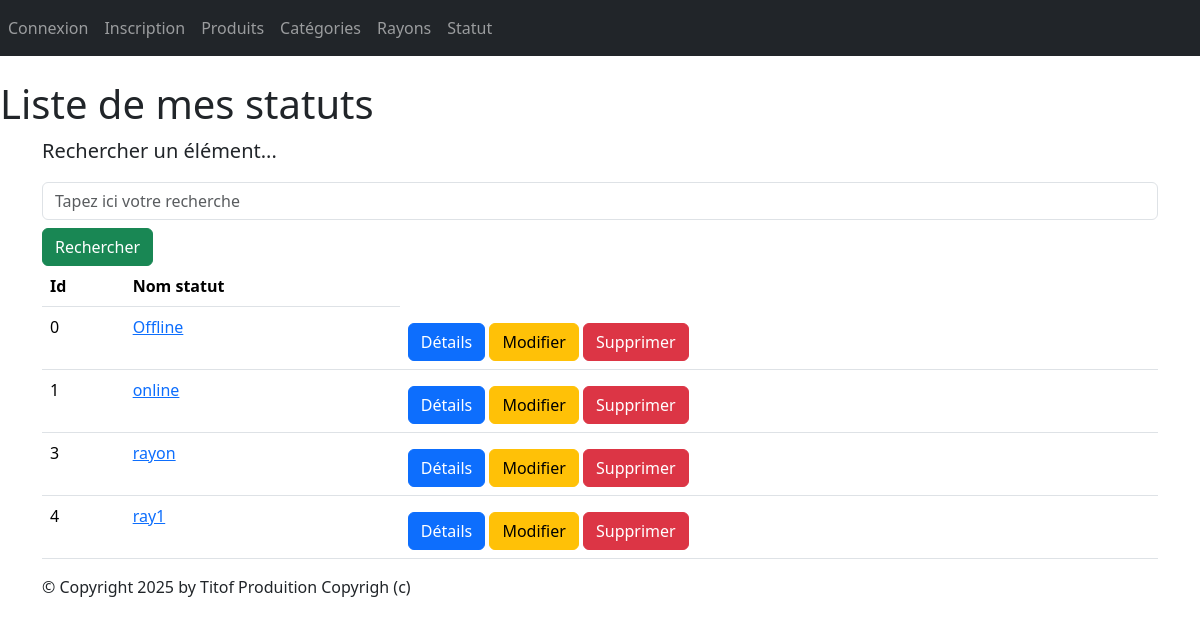
The app's page /monApp/Statuts/ with its own data.
### monApp/models.py (models this page shows, shortened)
class Statut(models.Model):
    idStatut=models.AutoField(primary_key=True)
    libelleStatut=models.CharField(max_length=200)

### monApp/views.py (the view)
# urls.py: path("Statuts/" ,views.StatutListView.as_view(), name="lst_stt"),
class StatutListView(ListView):
    model = Statut
    template_name = "monApp/list_Statut.html"
    context_object_name = "stt"
    def get_context_data(self, **kwargs):
        context = super(StatutListView, self).get_context_data(**kwargs)
        context['titremenu'] = "Liste de mes statuts"
        return context

### monApp/templates/monApp/list_Statut.html
{% extends 'monApp/base.html' %}
{% block menu %}
<h1>{{titremenu}}</h1>
{% endblock %}
{% block contenu %}
<p class="lead mb-3 ml-0">Rechercher un élément...</p>
<form method="GET" action="">
<input class="form-control" type="text" name="search" placeholder="Tapez ici votre recherche"
value="{{ request.GET.search }}">
<button type="submit" class="btn btn-success mt-2">Rechercher</button>
</form>
<table class="table">
    <thead>
        <th>Id</th>
        <th>Nom statut</th>
    </thead>
    <tbody>
        {% for stat in stt %}
        <tr>
            <td>{{ stat.idStatut }} </td>
            <td><a href="{% url 'dtl_stt' stat.idStatut %}">{{ stat.libelleStatut }}</a></td>
            <td>
                <a href="{% url 'dtl_stt' stat.idStatut %}" class="btn btn-primary mt-2">Détails</a>
                <a href="{% url 'stt-chng' stat.idStatut %}" class="btn btn-warning mt-2">Modifier</a>
                <a href="{% url 'dlt-stt' stat.idStatut %}" class="btn btn-danger mt-2">Supprimer</a>
            </td>
        </tr>
        {% endfor %}
    </tbody>
</table>
{% endblock %}

### static/styles.css (style rules this page uses)
h1 { color: red }

### records on screen
Statut: idStatut "0", libelleStatut "Offline"
Statut: idStatut "1", libelleStatut "online"
Statut: idStatut "3", libelleStatut "rayon"
Statut: idStatut "4", libelleStatut "ray1"

### other values on screen
{{ titremenu }} "Liste de mes statuts"
